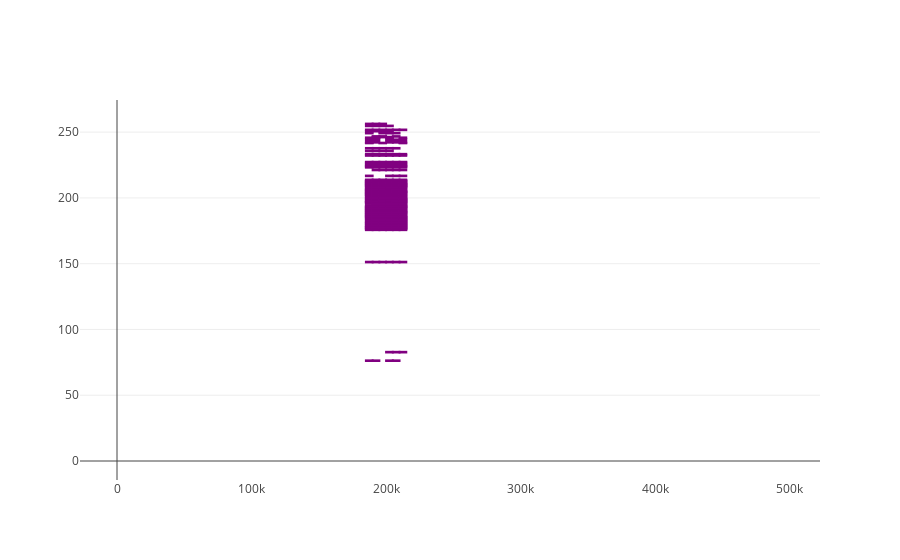

Here is the notebook cell this chart was saved with:
### Code cell
from structure_tools.mstutorial_tools import MS_ideogram

gp= 4

MS_threshold= .05
height= 10
width= 5
height_chrom= .5



MS_ideogram(gp,
            MS_threshold,
            preProc_Clover,
            Coordinates,
            label_select,
            Out,
            ideo_order= ideo_order,
            Chr= Chr,
            height_chrom= height_chrom,
            height= height,
            width= width)
